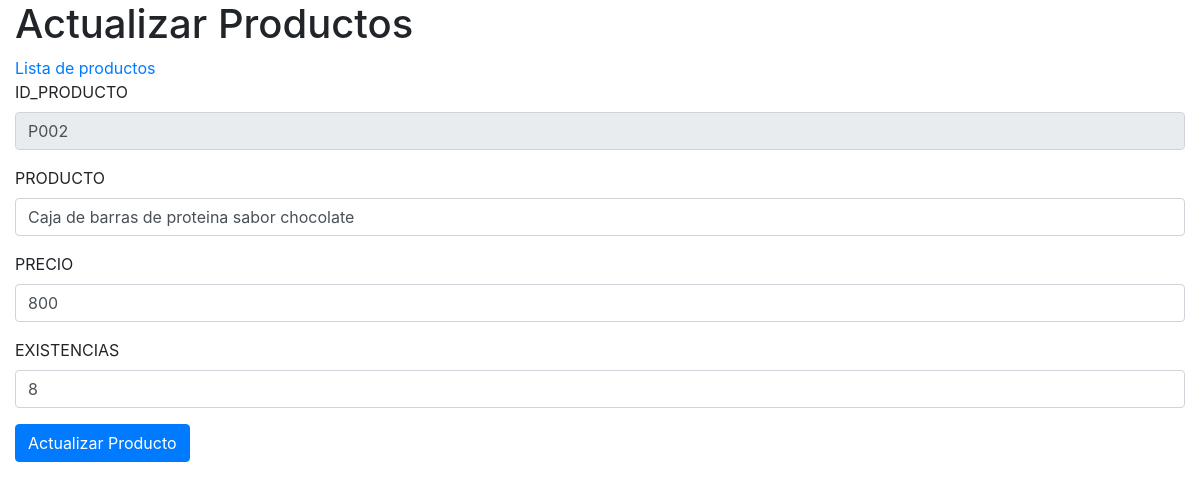
Screenshot of /Productos/update.php?ID_PRODUCTO=P002 with the database file from the repository.
### tables this page shows
CREATE TABLE Productos (
ID_PRODUCTO VARCHAR(5) PRIMARY KEY NOT NULL,
PRODUCTO VARCHAR(40) NOT NULL,
PRECIO VARCHAR(6) NOT NULL,
EXISTENCIAS VARCHAR(4) NOT NULL
);

### Productos/db/db_view.php (the view)
<?php
    $id_producto = $_GET["ID_PRODUCTO"];
    $producto = $_GET["PRODUCTO"];
    $precio = $_GET["PRECIO"];
    $existencias = $_GET["EXISTENCIAS"];
    $db = new SQLite3("../tienda.db");
    $resultado = $db->query("SELECT * from Productos where ID_PRODUCTO='$id_producto';");
    while ($row = $resultado->fetchArray()) {
        $id_producto = $row["ID_PRODUCTO"];
        $producto = $row["PRODUCTO"];
        $precio = $row["PRECIO"];
        $existencias = $row["EXISTENCIAS"];
    }
    $form = "
        <div class='form-group'>
            <label for='ID_PRODUCTO'>ID_PRODUCTO</label>
            <input type='text' readonly class='form-control' id='ID_PRODUCTO' name='ID_PRODUCTO' aria-describedby='ID_PRODUCTO' value='$id_producto'>
        </div>
        <div class='form-group'>
            <label for='PRODUCTO'>PRODUCTO</label>
            <input type='text' class='form-control' id='PRODUCTO' name='PRODUCTO' aria-describedby='PRODUCTO' value='$producto'>
        </div>
        <div class='form-group'>
            <label for='PRECIO'>PRECIO</label>
            <input type='text' class='form-control' id='PRECIO' name='PRECIO' aria-describedby='PRECIO' value='$precio'>
        </div>
        <div class='form-group'>
            <label for='EXISTENCIAS'>EXISTENCIAS</label>
            <input type='text' class='form-control' id='EXISTENCIAS' name='EXISTENCIAS' aria-describedby='EXISTENCIAS' value='$existencias'>
        </div>
        ";
    print($form);
?>

### rows the page displays
productos: ID_PRODUCTO "P002", PRODUCTO "Caja de barras de proteina sabor chocolate", PRECIO "800", EXISTENCIAS "8"
